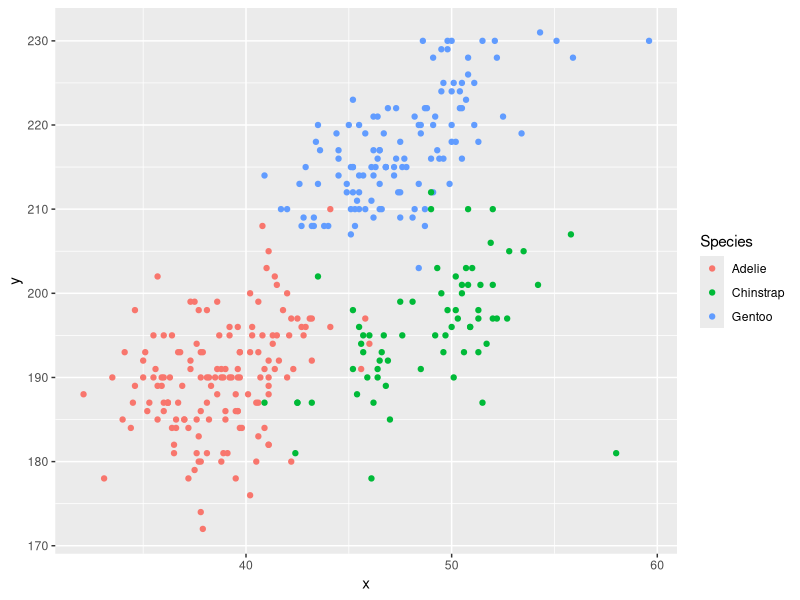
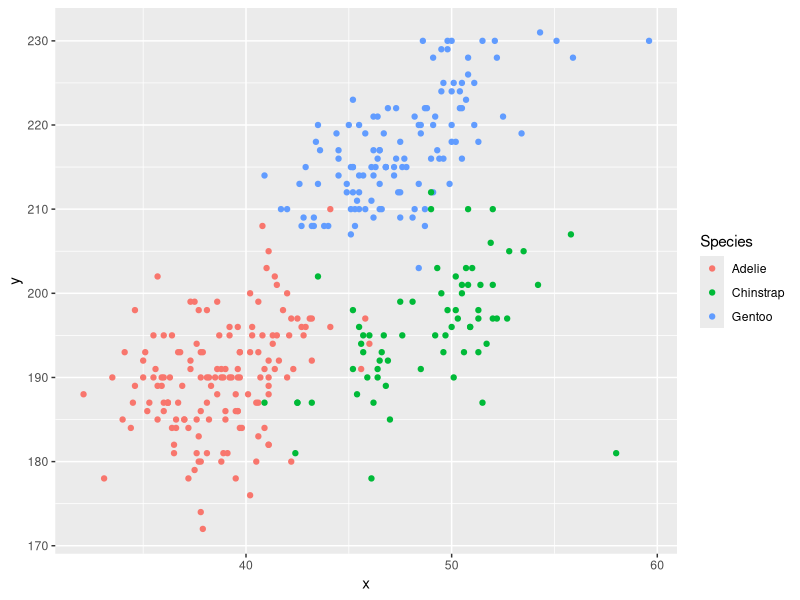

Reproduce these figures in R, in order.
## ---- chunk 1
library(tidyverse)
## ---- chunk 2
data("penguins", package = "palmerpenguins")
## ---- chunk 3
penguins
## ---- chunk 4
plot_df =
  tibble(
    x = penguins$bill_length_mm,
    y = penguins$flipper_length_mm
  )

Species = penguins$species

ggplot(plot_df, aes(x = x, y = y, color = Species)) + geom_point()
## ---- chunk 5
ggsave("scatter_plot.pdf", height = 4, width = 6)
## ---- chunk 6
samp = rnorm(100)
length(samp)
